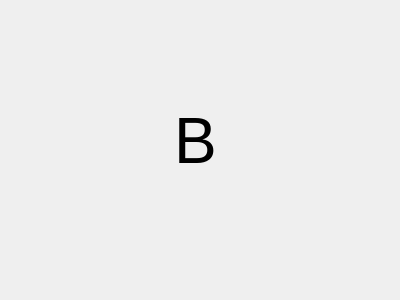
<?xml version="1.0" encoding="UTF-8"?>
<ui version="4.0">
 <class>Form</class>
 <widget class="QWidget" name="Form">
  <property name="geometry">
   <rect>
    <x>0</x>
    <y>0</y>
    <width>400</width>
    <height>300</height>
   </rect>
  </property>
  <property name="windowTitle">
   <string>Form</string>
  </property>
  <widget class="QLabel" name="label">
   <property name="geometry">
    <rect>
     <x>40</x>
     <y>30</y>
     <width>311</width>
     <height>221</height>
    </rect>
   </property>
   <property name="font">
    <font>
     <pointsize>48</pointsize>
    </font>
   </property>
   <property name="text">
    <string>B</string>
   </property>
   <property name="alignment">
    <set>Qt::AlignCenter</set>
   </property>
  </widget>
 </widget>
 <resources/>
 <connections/>
</ui>
